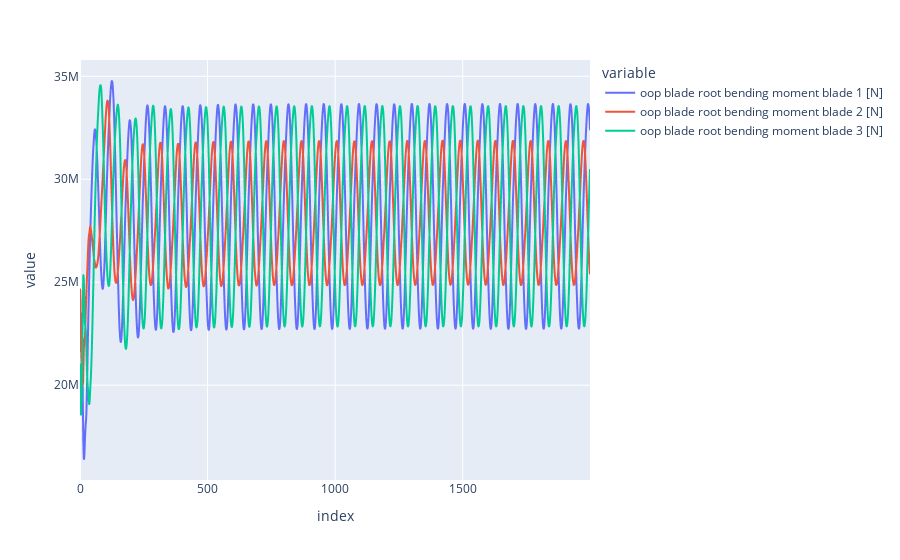

Source (notebook cell):
### Code cell
px.line(first_rollout, y=["oop blade root bending moment blade 1 [N]", 
    "oop blade root bending moment blade 2 [N]", 
    "oop blade root bending moment blade 3 [N]"])

### Figure 1 — Plotly figure (JSON) as saved in the notebook; plotly's stock layout.template omitted (floating-point values rounded to 4 significant figures; data arrays with more than 128 entries replaced by an {"elided": "..."} marker saying what was removed)
{"data": [{"hovertemplate": "variable=oop blade root bending moment blade 1 [N]<br>index=%{x}<br>value=%{y}<extra></extra>", "legendgroup": "oop blade root bending moment blade 1 [N]", "line": {"color": "#636efa", "dash": "solid"}, "mode": "lines", "name": "oop blade root bending moment blade 1 [N]", "showlegend": true, "type": "scattergl", "x": {"elided": "2000 int values"}, "xaxis": "x", "y": {"elided": "2000 float values"}, "yaxis": "y"}, {"hovertemplate": "variable=oop blade root bending moment blade 2 [N]<br>index=%{x}<br>value=%{y}<extra></extra>", "legendgroup": "oop blade root bending moment blade 2 [N]", "line": {"color": "#EF553B", "dash": "solid"}, "mode": "lines", "name": "oop blade root bending moment blade 2 [N]", "showlegend": true, "type": "scattergl", "x": {"elided": "2000 int values"}, "xaxis": "x", "y": {"elided": "2000 float values"}, "yaxis": "y"}, {"hovertemplate": "variable=oop blade root bending moment blade 3 [N]<br>index=%{x}<br>value=%{y}<extra></extra>", "legendgroup": "oop blade root bending moment blade 3 [N]", "line": {"color": "#00cc96", "dash": "solid"}, "mode": "lines", "name": "oop blade root bending moment blade 3 [N]", "showlegend": true, "type": "scattergl", "x": {"elided": "2000 int values"}, "xaxis": "x", "y": {"elided": "2000 float values"}, "yaxis": "y"}], "layout": {"legend": {"title": {"text": "variable"}, "tracegroupgap": 0}, "margin": {"t": 60}, "xaxis": {"anchor": "y", "domain": [0, 1], "title": {"text": "index"}}, "yaxis": {"anchor": "x", "domain": [0, 1], "title": {"text": "value"}}}}
